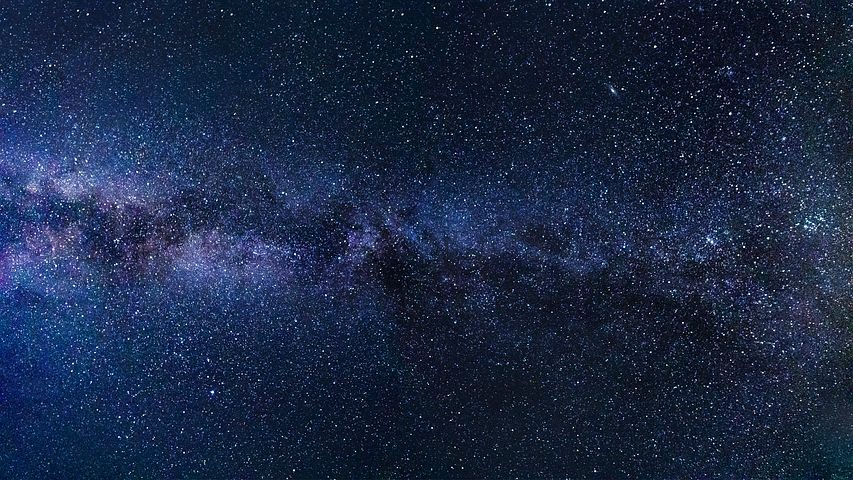
#> input picture project.jpg, 853 x 480 px
$ python project.py
#> lines starting #> are read from the running program, lines starting #| are printed output that depends on the picture; after the words box and inside, x2 and y2 are one past the last pixel; in counts of white or black regions, pixels touching at a corner belong together
import cv2
import numpy as np
video=cv2.VideoCapture("project.mp4")
image=cv2.imread("project.jpg")
#> image is the input picture: shape (480, 853, 3); mean B, G, R 69.2, 40.7, 26.7
def nothing():
    pass
cv2.namedWindow("Trackbars")
cv2.resizeWindow("Trackbars",300,300)
cv2.createTrackbar("L-H","Trackbars",0,179,nothing)
cv2.createTrackbar("L-S","Trackbars",0,255,nothing)
cv2.createTrackbar("L-V","Trackbars",0,255,nothing)
cv2.createTrackbar("U-H","Trackbars",0,179,nothing)
cv2.createTrackbar("U-S","Trackbars",0,255,nothing)
cv2.createTrackbar("U-V","Trackbars",0,255,nothing)

while True:
    ret,frame = video.read()
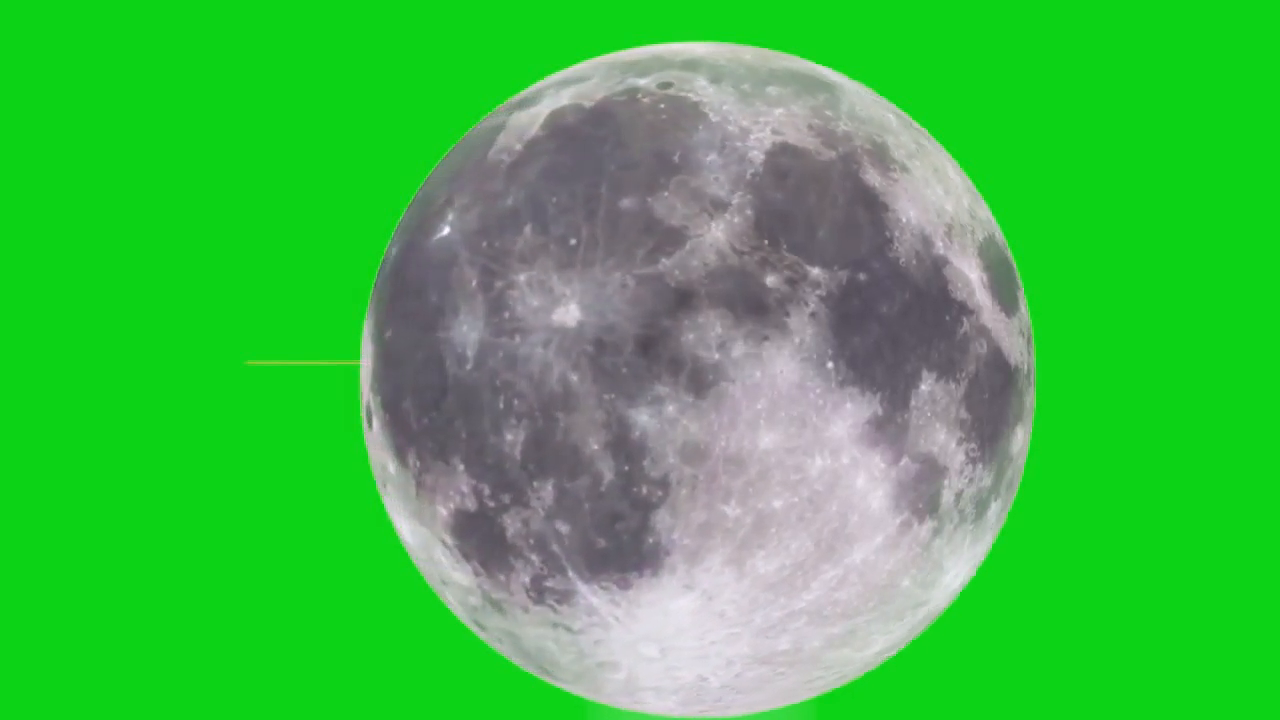
#> input picture frame 40 of project.mp4, 1280 x 720 px
#> frame is the input picture: shape (720, 1280, 3); mean B, G, R 72.2, 185.6, 65.9
    frame=cv2.resize(frame,(640,480))
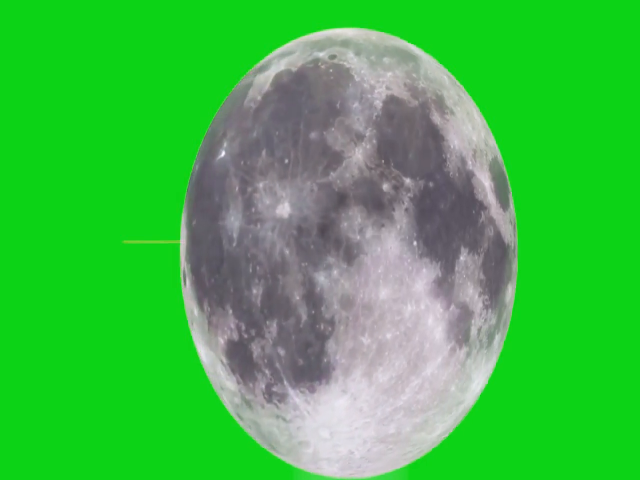
#> frame: shape (480, 640, 3); mean B, G, R 72.2, 185.6, 65.9
    image=cv2.resize(image,(640,480))
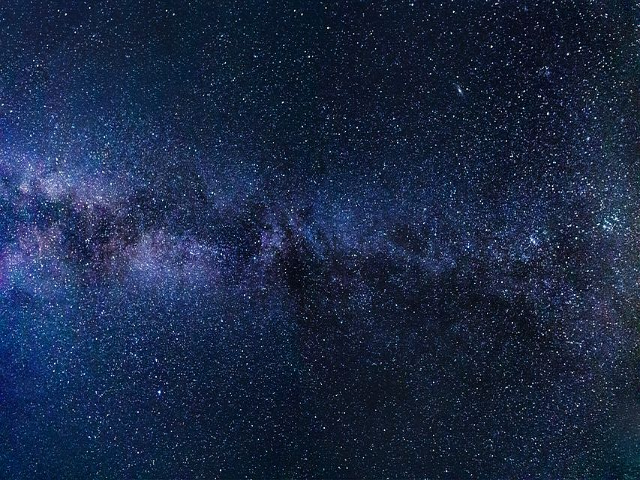
#> image: shape (480, 640, 3); mean B, G, R 69.2, 40.7, 26.7
    hsv=cv2.cvtColor(frame,cv2.COLOR_BGR2HSV)
#> hsv: shape (480, 640, 3); mean H, S, V 86.1, 152.8, 188.4
    l_h=cv2.getTrackbarPos("L-H","Trackbars")
    l_s=cv2.getTrackbarPos("L-S","Trackbars")
    l_v=cv2.getTrackbarPos("L-V","Trackbars")
    u_h=cv2.getTrackbarPos("U-H","Trackbars")
    u_s=cv2.getTrackbarPos("U-S","Trackbars")
    u_v=cv2.getTrackbarPos("U-V","Trackbars")

    l_g=np.array([32,94,132])
    u_g=np.array([179,255,255])
    mask=cv2.inRange(hsv,l_g,u_g)
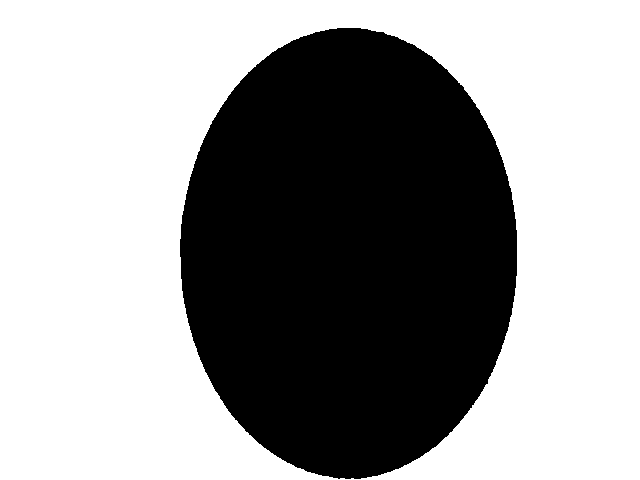
#> mask: shape (480, 640); 61.2% white; 1 black region, box (x1, y1, x2, y2) and area: (180, 28, 517, 479) 119098
    res=cv2.bitwise_and(frame,frame,mask=mask)
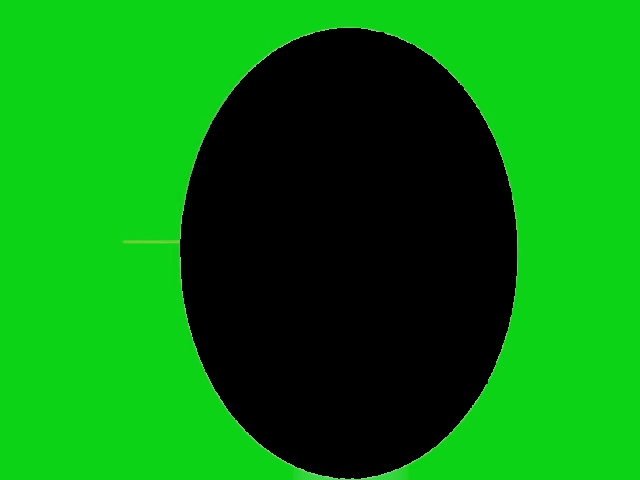
#> res: shape (480, 640, 3); mean B, G, R 13.9, 129.2, 7.9
    f=frame-res
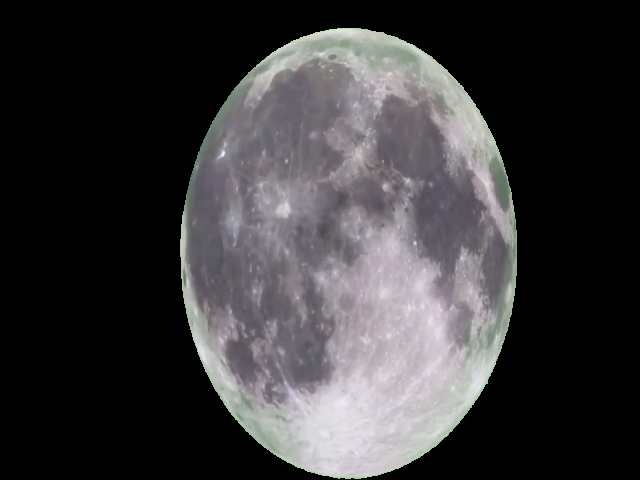
#> f: shape (480, 640, 3); mean B, G, R 58.3, 56.4, 58
    green_screen = np.where(f==0, image,f)
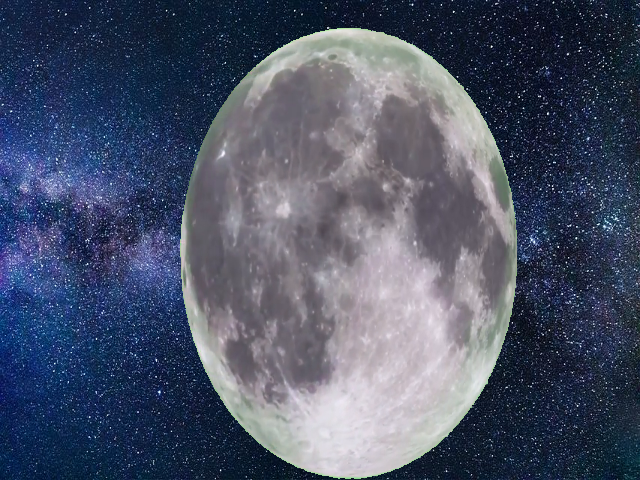
#> green_screen: shape (480, 640, 3); mean B, G, R 104.3, 83.5, 75.5
    # [4 lines of commented-out code are left out]
    cv2.imshow("Final",green_screen)

    k=cv2.waitKey(1)
#> (key q is pressed here)
    if k==ord('q'):
        break
video.release()
cv2.destroyAllWindows()
